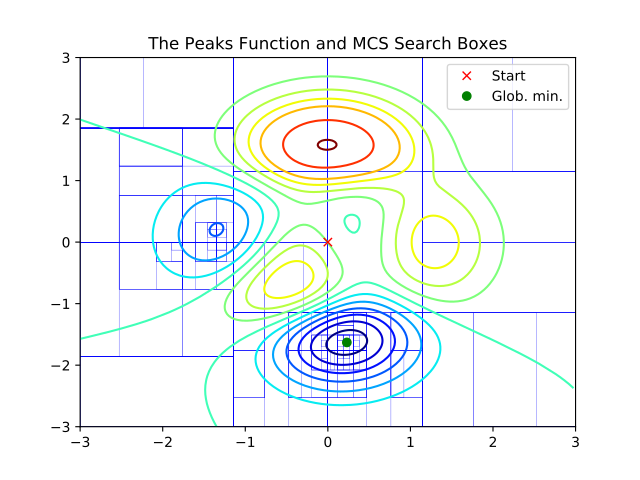

Write the Python code that produced this figure.
#!/usr/bin/env python
"``naginterface.library.glopt.bnd_mcs_solve`` Python Example."

# NAG Copyright 2017-2018.

# pylint: disable=invalid-name,too-many-locals

def main():
    """
    Example for :func:`naginterfaces.library.glopt.bnd_mcs_solve`.

    Global optimization by multi-level coordinate search.

    >>> main()
    naginterfaces.library.glopt.bnd_mcs_solve Python Example Results.
    Global optimization of the Peaks objective function.
    Final objective value is -6.55113
    Global optimum is (0.22828, -1.62553)
    """

    from math import exp
    from naginterfaces.library import glopt
    from matplotlib.patches import Rectangle
    from matplotlib.collections import PatchCollection
    from matplotlib import cm
    import matplotlib.pyplot as plt
    import numpy as np

    boxes = []
    def monit(
        _ncall, _xbest, _icount, _inlist, _numpts,
        _initpt, _xbaskt, boxl, boxu, _nstate,):
        boxes.append(Rectangle(boxl, *(boxu - boxl)))

    print('naginterfaces.library.glopt.bnd_mcs_solve Python Example Results.')
    print('Global optimization of the Peaks objective function.')

    # Initialize the communication structure for the solver:
    comm = glopt.bnd_mcs_init()

    # The problem configuration:
    n = 2
    objfun = lambda x, _nstate: (
        3.*(1. - x[0])**2*exp(-x[0]**2 - (x[1] + 1.)**2)
        - (10.*(x[0]/5. - x[0]**3 - x[1]**5)*exp(-x[0]**2 - x[1]**2))
        - 1./3.0*exp(-(x[0] + 1.)**2 - x[1]**2)
    )
    ibound = 0
    bl = [-3.]*n
    bu = [3.]*n

    # Set some algorithmic parameters:
    glopt.bnd_mcs_optset_int('Function Evaluations Limit', 100000, comm)
    glopt.bnd_mcs_optset_real('Local Searches Tolerance', 1.e-10, comm)
    glopt.bnd_mcs_optset_int('Splits Limit', 20, comm)
    glopt.bnd_mcs_optset_int('Static Limit', 8, comm)
    glopt.bnd_mcs_optset_int('Local Searches Limit', 40, comm)
    glopt.bnd_mcs_optset_char('Local Searches', 'On', comm)

#   mcs_soln = glopt.bnd_mcs_solve(objfun, ibound, bl, bu, comm)
    mcs_soln = glopt.bnd_mcs_solve(objfun, ibound, bl, bu, comm, monit=monit);

    delta = 0.025
    x = np.arange(bl[0], bu[0], delta)
    y = np.arange(bl[1], bu[1], delta)
    X, Y = np.meshgrid(x, y)
    Z = np.empty((len(X), len(Y)))
    for i, x_i in enumerate(x):
        for j, y_j in enumerate(y):
            Z[j, i] = objfun([x_i, y_j], None)

    start_x = [0.]*n
    min_x = [0.23, -1.63]
    boxes_col = PatchCollection(boxes,
    edgecolor='b', facecolor='none', linewidth=0.2,)

    print('Final objective value is {:.5f}'.format(mcs_soln.obj))
    print(
        'Global optimum is (' +
        ', '.join(['{:.5f}'.format(xi) for xi in mcs_soln.x]) +
        ')'
    )

    ax = plt.axes()
    ax.contour(X, Y, Z,
        levels=[-6, -5, -4, -3, -2, -1, 0, 1, 2, 3, 4, 6, 8],
        cmap=cm.jet,)
    ax.plot(start_x[0], start_x[1], 'rx')
    ax.plot(min_x[0], min_x[1], 'go')
    ax.legend(('Start', 'Glob. min.'), loc='upper right')
    ax.add_collection(boxes_col)
    ax.axis(xmin=bl[0], ymin=bl[1], xmax=bu[0], ymax=bu[1])
    ax.set_title(r'The Peaks Function and MCS Search Boxes')
    plt.show()


if __name__ == '__main__':
    import doctest
    import sys
    sys.exit(
        doctest.testmod(
            None, verbose=True, report=False,
            optionflags=doctest.REPORT_NDIFF,
        ).failed
    )
